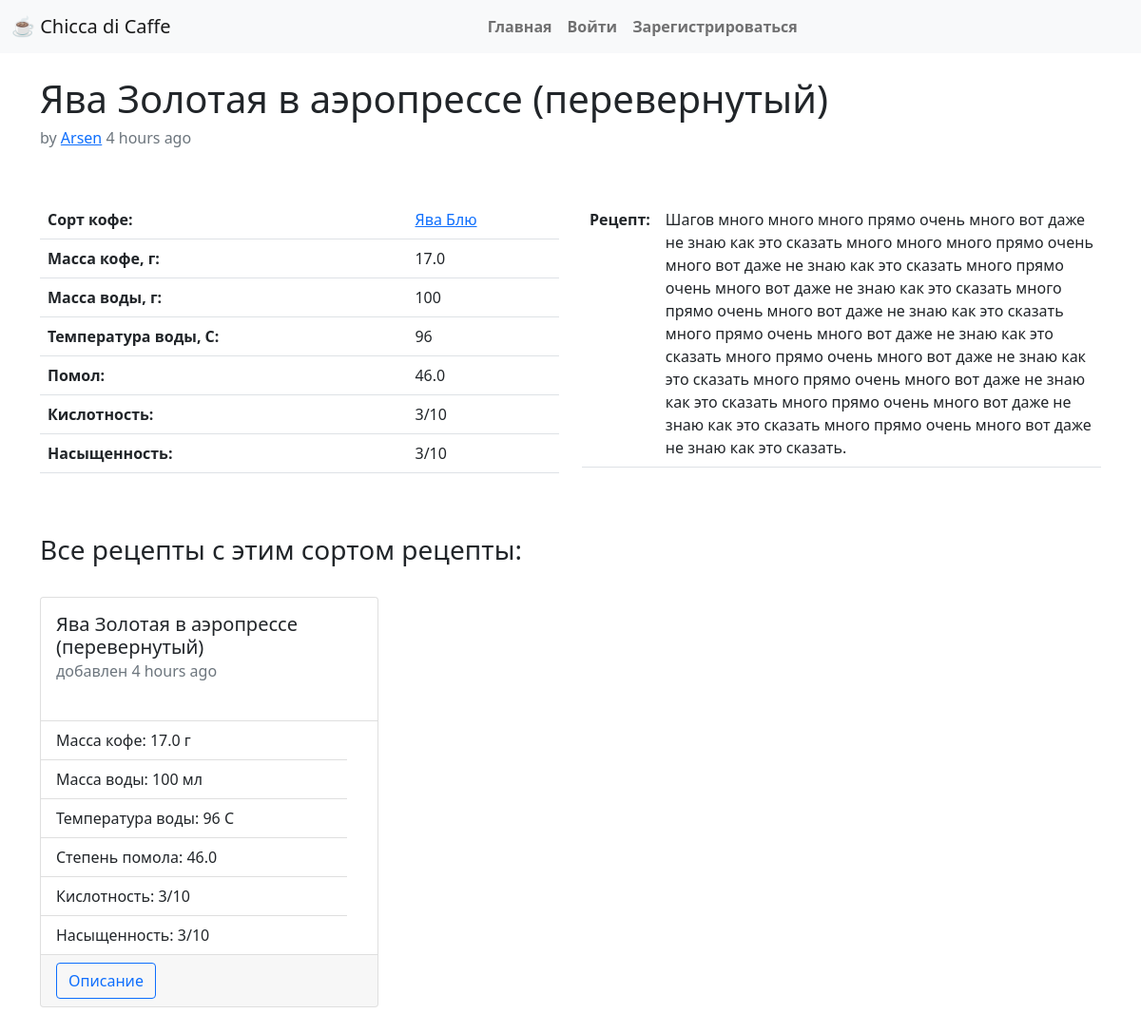
Screenshot of /recipe/2 with the database file from the repository.
### app/models.py (models this page shows, shortened)
class Recipe(db.Model):
    title = db.Column(db.String(200), index=True, unique=True)
    id = db.Column(db.Integer, primary_key=True)
    timestamp = db.Column(db.DateTime, index=True, default=datetime.utcnow)
    user_id = db.Column(db.Integer, db.ForeignKey('user.id'))
    sort_id = db.Column(db.Integer, db.ForeignKey('sort.id'))
    coffee_mass = db.Column(db.Float)
    water_mass = db.Column(db.Integer)
    water_temp = db.Column(db.Integer)
    grinding = db.Column(db.Float)
    acidity = db.Column(db.Integer)
    tds = db.Column(db.Integer)
    body = db.Column(db.Text())

class User(UserMixin, db.Model):
    id = db.Column(db.Integer, primary_key=True)
    username = db.Column(db.String(32), index=True, unique=True)
    email = db.Column(db.String(120), index=True, unique=True)
    password_hash = db.Column(db.String(128))
    recipes = db.relationship('Recipe', backref='author', lazy='dynamic')

class Sort(db.Model):  # SearchableMixin, db.Model):
    __searchable__ = ['title', 'bouquet']
    id = db.Column(db.Integer, primary_key=True)
    title = db.Column(db.String(60), index=True, unique=True)
    bouquet = db.Column(db.String(120))
    description = db.Column(db.Text())
    timestamp = db.Column(db.DateTime, index=True, default=datetime.utcnow())
    user_id = db.Column(db.Integer, db.ForeignKey('user.id'))

### app/routes.py (the view)
@app.route('/recipe/<recipe_id>')
def recipe(recipe_id):
    r = Recipe.query.filter_by(id=recipe_id).first_or_404()
    u = User.query.filter_by(id=r.user_id).first()
    s = Sort.query.filter_by(id=r.sort_id).first()
    other = Recipe.query.filter_by(sort_id=s.id).all()
    return render_template('recipe.html', recipe=r, sort=s, user=u, other=other, ADMIN_EMAILS=Config.ADMINS)

### app/templates/recipe.html (shortened to what this page needs)
{% extends "base.html" %}
{% block app_content %}
    <h1>
        {{recipe.title}}
    </h1>
    <h6 class="text-muted">by <a href="{{ url_for('user', user_id=user.id) }}">{{user.username}}</a> {{ moment(recipe.timestamp).fromNow() }}</h6>
    <br><br>
    <div class="row">
        <div class="col-sm-6">
            <table class="table">
                <tbody>
                    <tr>
                        <th>Сорт кофе:</th>
                        <td><a href="{{ url_for('sort', sort_id=sort.id) }}">{{ sort.title }}</a></td>
                    </tr>
                    <tr>
                        <th>Масса кофе, г:</th>
                        <td>{{ recipe.coffee_mass }}</td>
                    </tr>
                    <tr>
                        <th>Масса воды, г:</th>
                        <td>{{ recipe.water_mass }}</td>
                    </tr>
                    <tr>
                        <th>Температура воды, C:</th>
                        <td>{{ recipe.water_temp }}</td>
                    </tr>
                    <tr>
                        <th>Помол:</th>
                        <td>{{ recipe.grinding }}</td>
                    </tr>
                    <tr>
                        <th>Кислотность:</th>
                        <td>{{ recipe.acidity }}/10</td>
                    </tr>
                    <tr>
                        <th>Насыщенность:</th>
                        <td>{{ recipe.tds }}/10</td>
                    </tr>
                </tbody>
            </table>
        </div>
        <div class="col-sm-6">
            <table class="table">
                <tbody>
                    <tr>
                        <th>Рецепт:</th>
                        <td>{{ recipe.body }}</td>
                    </tr>
                </tbody>
            </table>
        </div>
    </div>
    <br><br>
    <h3>Все рецепты с этим сортом рецепты:</h3>
    <br>
    <div class="row">
        {% for recipe in other %}
            {% include 'recipe_card.html' %}
        {% endfor %}
    </div>
{% endblock %}

### app/templates/recipe_card.html
<div class="col-sm-4">
<div class="card" style="min-height: 27rem; margin-bottom: 1rem;">
    <div class="card-body">
        <h5 class="card-title">{{ recipe.title }}</h5>
        <h6 class="card-subtitle mb-2 text-muted">добавлен {{ moment(recipe.timestamp).fromNow() }}</h6>
    </div>
    <ul class="list-group list-group-flush">
        <li class="list-group-item">Масса кофе: {{ recipe.coffee_mass }} г</li>
        <li class="list-group-item">Масса воды: {{ recipe.water_mass }} мл</li>
        <li class="list-group-item">Температура воды: {{ recipe.water_temp }} C</li>
        <li class="list-group-item">Степень помола: {{ recipe.grinding }}</li>
        <li class="list-group-item">Кислотность: {{ recipe.acidity }}/10</li>
        <li class="list-group-item">Насыщенность: {{ recipe.tds }}/10</li>
    </ul>
    <div class="card-footer">
        <a href="{{ url_for('recipe', recipe_id=recipe.id) }}" class="btn btn-outline-primary">Описание</a>
    </div>
</div>
</div>

### rows the page displays
Recipe: title "Ява Золотая в аэропрессе (перевернутый)", timestamp "4 hours ago", coffee_mass "17.0", water_mass "100", water_temp "96", grinding "46.0", acidity "3", tds "3", body "Шагов много много много прямо очень много вот даже не знаю как это сказать много много много прямо очень много вот даже не знаю как это сказать много прямо очень много вот даже не знаю как это сказать много прямо очень много вот даже не знаю как это сказать много прямо очень много вот даже не знаю как это сказать много прямо очень много вот даже не знаю как это сказать много прямо очень много вот даже не знаю как это сказать много прямо очень много вот даже не знаю как это сказать много прямо очень много вот даже не знаю как это сказать."
User: username "Arsen"
Sort: title "Ява Блю"
